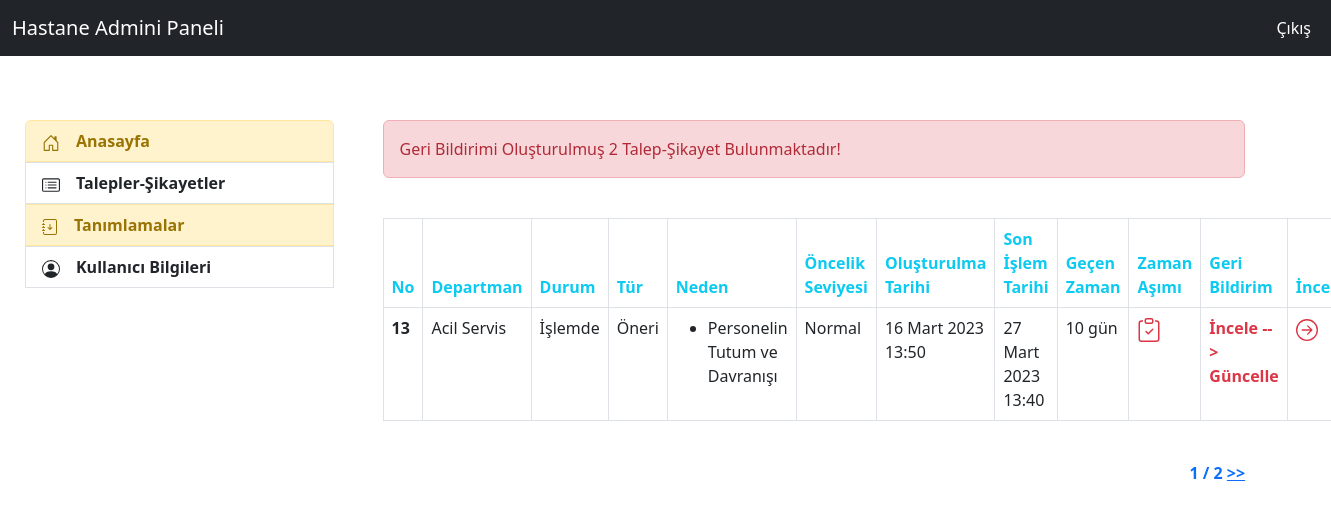
The app's page /feedbacks/admin_feedback_islemde (signed in) with its own data.
### feedback/models.py (models this page shows, shortened)
class Feedback(models.Model):
    IdCompany = models.ForeignKey(Company,on_delete=models.CASCADE,verbose_name="Hastane")
    Name = models.CharField(max_length=30,verbose_name="Ad",null=True,blank=True)
    Surname = models.CharField(max_length=30,verbose_name="Soyad",null=True,blank=True)
    Email = models.EmailField(max_length=40,verbose_name="Email")
    PhoneNumber = PhoneNumberField(default="",verbose_name="Telefon Numarası")
    Content = models.TextField(verbose_name="Talep-Şikayet İçeriği")
    Photo = models.FileField(blank=True,null=True,verbose_name="Resim")
    IdDepartment = models.ForeignKey(Department,on_delete=models.CASCADE,verbose_name="Talep-Şikayet Departmanı")
    IdFeedbackType = models.ForeignKey(FeedbackType,on_delete=models.CASCADE,verbose_name="Talep-Şikayet Tipi")
    IdFeedbackSource = models.ManyToManyField(FeedbackSource,verbose_name="Talep-Şikayet Nedeni (Çoklu Seçim Yapılabilir) ")
    IdFeedbackReason = models.ManyToManyField(FeedbackReason,verbose_name="Talep-Şikayet Nedeni (Detay) (Çoklu Seçim Yapılabilir) ")
    IdFeedbackPersonel =models.ManyToManyField(FeedbackPersonel,verbose_name="Talep-Şikayet Personeli (Çoklu Seçim Yapılabilir) ")
    FeedbackOpenDate = models.DateTimeField(auto_now_add=True,verbose_name="Oluşturulma Tarihi")
    IdFeedbackPriorityLevel = models.ForeignKey(FeedbackPriorityLevel,null=True,on_delete=models.CASCADE,verbose_name="Talep-Şikayet Öncelik Seviyesi")
    IdFeedbackStatus = models.ForeignKey(FeedbackStatus,default=1,verbose_name="Talep-Şikayet Durumu",on_delete=models.CASCADE)
    FeedbackClosedDate= models.DateTimeField(auto_now=True,verbose_name="Talep-Şikayet Son İşlem Saati")
    LastSolveDate = models.DateTimeField(null=True,verbose_name="Talep ve Şikayetin Yanıtı İçin Gerekli Zaman(Ör: ..-..-.... 17:40)")
    DurationTime = models.CharField(max_length=100,verbose_name="Geçen Zaman",null=True)
    class Meta:
        ordering = ["IdFeedbackStatus__id","-IdFeedbackPriorityLevel__id"]

class Department(models.Model):
    idcompany= models.ForeignKey(Company,on_delete=models.CASCADE,verbose_name="dprt_company")
    name = models.CharField(max_length=50,verbose_name="Departman Adı")
    status = models.CharField(max_length=6,verbose_name="Durum",choices=status_choices)
    def __str__(self):
        return self.name

class FeedbackStatus(models.Model):
    IdCompany = models.ForeignKey(Company,verbose_name="status_ıdcompany",on_delete=models.CASCADE)
    name = models.CharField(max_length=7,verbose_name="Durum Adı",choices=f_status_choice)

class FeedbackType(models.Model):
    idcompany= models.ForeignKey(Company,on_delete=models.CASCADE,verbose_name="f_type_company")
    name = models.CharField(max_length=8,verbose_name="Talep-Şikayet Tipi")
    status = models.CharField(max_length=6,verbose_name="Durum",choices=status_choices)
    def __str__(self):
        return self.name

class FeedbackReason(models.Model):
    idcompany= models.ForeignKey(Company,on_delete=models.CASCADE,verbose_name="f_reason_company")
    name = models.CharField(max_length=35,verbose_name="Talep-Şikayet Nedeni Adı")
    status = models.CharField(max_length=6,verbose_name="Durum",choices=status_choices)

class FeedbackPriorityLevel(models.Model):
    idcompany= models.ForeignKey(Company,on_delete=models.CASCADE,verbose_name="f_priority_company")
    name = models.CharField(max_length=35,verbose_name="f_priority_name",choices=priority_choice)

### feedback/views.py (the view)
# urls.py: path('admin_feedback_islemde',views.admin_feedback_islemde,name="admin_feedback_islemde"),
@login_required(login_url="user:login")
def admin_feedback_islemde(request):
    k_user = request.user
    d_user = UserAddProfile.objects.filter(user=k_user).first()
    company_id = d_user.user_company
    feedbacks_list = Feedback.objects.filter(IdCompany=company_id,IdFeedbackStatus__name="İşlemde")
    paginator = Paginator(feedbacks_list, 1)  # Show 5 contacts per page
    page = request.GET.get('sayfa')
    try:
        feedbacks = paginator.page(page)
    except PageNotAnInteger:
        feedbacks = paginator.page(1)
    except EmptyPage:
        messages.warning(request,"Geçerli olmayan sayfa numarası!")
        feedbacks = paginator.page(paginator.num_pages)
    liste = list()
    for feedback in feedbacks_list:
        zaman(feedback)
        feedback_status = FeedbackStatusHistory.objects.filter(
            Q(history_feedback_id=feedback.pk),
            Q(history_department_id=feedback.IdDepartment),
            Q(history_status_id=2)
        ).distinct()
        if feedback_status.first() != None:
            liste.append(feedback_status)
    context = {
        "feedbacks":feedbacks,
        "liste":liste,
        "bildirim":len(liste),
    }
    return render(request,"admin/admin_feedback_islemde.html",context)

### feedback/views.py (called while the page is built)
def zaman(feedback):
        liste = list()
        time = now() - feedback.FeedbackOpenDate
        for t in str(time):
            liste.append(t)
        if liste[2] == "d":
            time = liste[0] + " gün"
        elif liste[0]=="0" and liste[1]==":":
            time = liste[2]+liste[3]+" dakika"
        elif liste[3]=="d":
            time = liste[0]+liste[1]+" gün"
        elif liste[1]==":" and int(liste[2]) == True :
            time = liste[0]+liste[1]+ " saat"
        elif liste[2] == ":" :
            time = liste[0]+liste[1]+ " saat"
        elif liste[1] == ":":
            time =liste[0]+ " saat"
        elif liste[2]=="m":
            time = liste[0] +" ay"
        elif liste[3]=="m":
            time = liste[0]+liste[1]+" ay"
        feedback.DurationTime = time
        feedback.save()

### templates/admin/admin_feedback_islemde.html (shortened to what this page needs)
{% extends "admin/layout.html" %}
{% block content %}
{% if feedbacks %}
  {% if liste %}
      <div class="alert alert-danger">
        Geri Bildirimi Oluşturulmuş {{bildirim}} Talep-Şikayet Bulunmaktadır!
      </div><br>
  {% endif %}
<table class="table table-bordered">
  <thead>
    <tr>
      <th scope="col" class="text-info">No</th>
      <th scope="col" class="text-info">Departman</th>
      <th scope="col" class="text-info">Durum</th>
      <th scope="col" class="text-info">Tür</th>
      <th scope="col" class="text-info">Neden</th>
      <th scope="col" class="text-info">Öncelik Seviyesi</th>
      <th scope="col" class="text-info">Oluşturulma Tarihi</th>
      <th scope="col" class="text-info">Son İşlem Tarihi</th>
      <th scope="col" class="text-info">Geçen Zaman</th>
      <th scope="col" class="text-info">Zaman Aşımı</th>
      <th scope="col" class="text-info">Geri Bildirim</th>
      <th scope="col" class="text-info">İncele</th>
    </tr>
  </thead>
  <tbody>
        {% for feedback in feedbacks %}
                <tr>
                <td><b>{{feedback.id}}</b></td>
                <td>{{feedback.IdDepartment}}</td>
                <td>{{feedback.IdFeedbackStatus.name}}</td>
                <td>{{feedback.IdFeedbackType}}</td>
                <td>
                {% for f_reason in feedback.IdFeedbackReason.all %}
                    <ul><li>{{f_reason.name}}</li></ul>
                {% endfor %}
                </td>
                <td>{{feedback.IdFeedbackPriorityLevel.name}}</td>
                <td>{{feedback.FeedbackOpenDate}}</td>
                <td>{{feedback.FeedbackClosedDate}}</td>
                <td>{{feedback.DurationTime}}</td>
                {% if feedback.FeedbackClosedDate > feedback.LastSolveDate %}
                    <td class="text-danger"><b></b></td>
                {% endif %}
                {% if feedback.feedbackstatushistory_set.all %}
                  <td class= "text-danger"><b>İncele --> Güncelle</b></td>
                {% else %}
                  <td class= "text-success">Geri Bildirim Oluşturulmamış</td>
                {% endif %}
                <td><a href="{% url 'feedback:admin_feedback_detail' feedback.id %}" class="text-danger">
                <b></b></a></td>
                </tr>
        {% endfor %}
      </tbody>
    </table><br>
        <div class="d-flex justify-content-end ">
            <div class="pagination">
                <span class="step-links">
                    <span class="text-primary">
                        <b>{{ feedbacks.number }} / {{ feedbacks.paginator.num_pages }}</b>
                    </span>
                    {% if feedbacks.has_next %}
                        <a class="text-primary" href="?sayfa={{ feedbacks.next_page_number }}{% if request.GET.keyword %}&keyword={{ request.GET.keyword }}{% endif %}"><b>>></b></a>
                    {% endif %}
                </span>
            </div>
        </div>
{% else %}
    <div class="alert alert-danger">
     İşlemde Talep-Şikayet Bulunmamaktadır.
    </div>
{% endif %}
{% endblock  %}

### templates/admin/layout.html (shortened to what this page needs)
<!DOCTYPE html>
{% load static %}
<html lang="tr">
<head>
    <link rel="stylesheet" href="{% static 'css/bootstrap.min.css' %}">
</head>
<body>
    <nav class="navbar navbar-expand-md navbar-dark fixed-top bg-dark">
    <div class="container-fluid">
        <div class="collapse navbar-collapse" id="navbarSupportedContent">
            <a class="navbar-brand" href="{% url 'feedback:admin_all_feedback' %}">Hastane Admini Paneli</a>
            <ul class="navbar-nav ms-auto">
                {% if request.user.is_authenticated %}
                    <li class="nav-item">
                        <a class="nav-link active" href="{% url 'user:logout' %}">Çıkış</a>
                    </li>
                {% endif %}
            </ul>
            </div>
        </div>
    </nav>
    <div style="margin-top: 120px; margin-bottom:100px; margin-left:25px;" >
        <div class="row">
            <div class="col-3">
                <div class="list-group">
                    <a href="{% url 'feedback:admin_all_feedback' %}" class="list-group-item list-group-item-action list-group-item-warning ">
                    <b>&emsp;Anasayfa</b></a>
                    <div class="col-example">
                    <a class="list-group-item list-group-item-action" data-bs-toggle="collapse" href="#collapseExampleTalep" role="button" aria-expanded="false" aria-controls="collapseExample">
                    <b>&emsp;Talepler-Şikayetler</b>&emsp;&emsp;&emsp;</a>
                    </div>
                    <div class="col-example">
                        <a class="list-group-item list-group-item-action list-group-item-warning" data-bs-toggle="collapse" href="#collapseExample" role="button" aria-expanded="false" aria-controls="collapseExample">
                        <b>&emsp;Tanımlamalar</b></a>
                    </div>
                    <div class="col-example">
                        <a class="list-group-item list-group-item-action" data-bs-toggle="collapse" href="#collapseExampleRegister" role="button" aria-expanded="false" aria-controls="collapseExample">
                        <b>&emsp;Kullanıcı Bilgileri</b></a>
                    </div>
                </div>
            </div>
            <div class="col-8" style="margin-left:25px;">
                {% block content %}
                {% endblock content %}
                <br><br><br><br>
            </div>
        </div>
    </div>
</body>
</html>

### records on screen
Feedback: id "13", IdDepartment "Acil Servis", IdFeedbackStatus.name "İşlemde", IdFeedbackType "Öneri", IdFeedbackPriorityLevel.name "Normal", FeedbackOpenDate "16 Mart 2023 13:50", FeedbackClosedDate "27 Mart 2023 13:40", DurationTime "10 gün", shows "İncele --> Güncelle"
FeedbackReason: name "Personelin Tutum ve Davranışı"

### other values on screen
{{ bildirim }} "2"
{{ feedbacks.number }} "1"
{{ feedbacks.paginator.num_pages }} "2"
